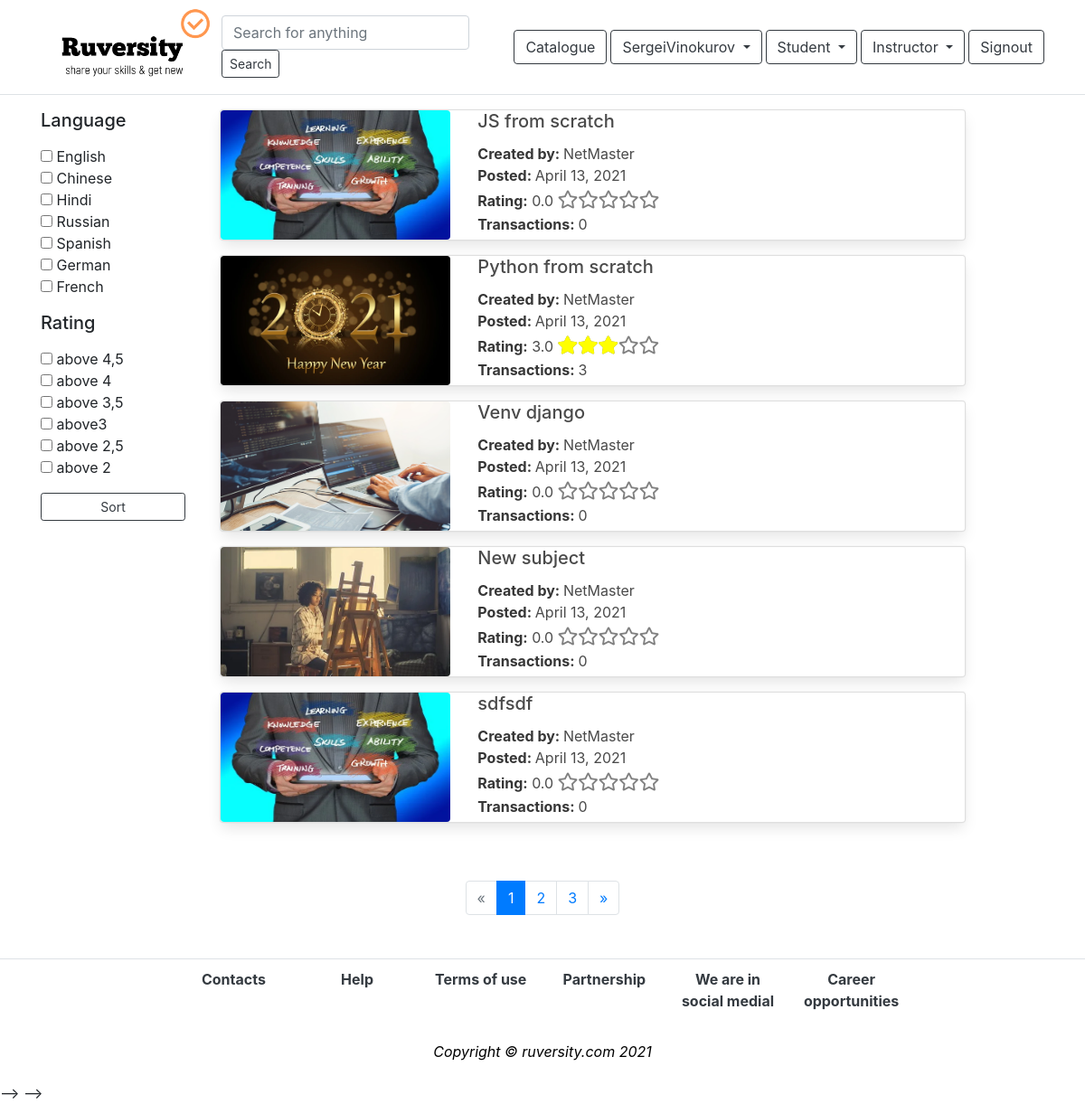
The page /list_software/ (signed in) on the database its author committed.
### app_content/models.py (models this page shows, shortened)
class MainSubject(models.Model):
    category = models.ForeignKey(Category, on_delete=models.DO_NOTHING)
    title = models.CharField(max_length=100)
    description = models.TextField(null=True)
    prerequisite = models.TextField(null=True)
    date_posted = models.DateField(auto_now_add=True)
    thumbnail_file = models.FileField(upload_to='uploads')
    author = models.ForeignKey(User, on_delete=models.DO_NOTHING)
    price = models.ForeignKey(Price, on_delete=models.DO_NOTHING)
    language = models.ForeignKey(Language, on_delete=models.DO_NOTHING)
    percent = models.CharField(max_length=50, default='0%')
    total = models.IntegerField(default=0)  # Общее число баллов
    quantity = models.IntegerField(default=0)  # Кол-во оценок
    av_rating = models.DecimalField(max_digits=3, decimal_places=1, default=0)  # average rating
    transactions = models.IntegerField(default=0)#counter
    reviews = models.IntegerField(default=0)#counter
    ready = models.BooleanField(default=False)
    checked = models.BooleanField(default=False)
    blocked = models.BooleanField(default=False)
    discount_programs = models.BooleanField(default=True)
    length = models.DecimalField(max_digits=5, decimal_places=2, default=0)

### app_content/views.py (the view)
# urls.py: path('list_software/', views.list_software, name='list_software'),
def list_software(request):
    category = Category.objects.get(name='Software & IT')
    query = MainSubject.objects.filter(
        category=category, ready='True').exclude(blocked='True')
    if request.user.is_authenticated:
        if 'language' in request.GET:
            languages = request.GET.getlist('language', None)
            languages = Language.objects.filter(name__in=languages)
            query = query.filter(language__in=languages)
            if 'rating' in request.GET:
                rating = request.GET['rating']
                query = query.filter(av_rating__gte=rating)
                paginator = Paginator(query, 5)
                page = request.GET.get('page')
                query_paged = paginator.get_page(page)
                context = {
                    'query': query_paged
                }
                return render(request, 'contents/list_software.html', context)
            else:
                paginator = Paginator(query, 5)
                page = request.GET.get('page')
                query_paged = paginator.get_page(page)
                context = {
                    'query': query_paged
                }
                return render(request, 'contents/list_software.html', context)
        else:
            if 'rating' in request.GET:
                rating = request.GET['rating']
                query = query.filter(av_rating__gte=rating)
                paginator = Paginator(query, 5)
                page = request.GET.get('page')
                query_paged = paginator.get_page(page)
                context = {
                    'query': query_paged
                }
                return render(request, 'contents/list_software.html', context)
            else:
                paginator = Paginator(query, 5)
                page = request.GET.get('page')
                query_paged = paginator.get_page(page)
                context = {
                    'query': query_paged
                }
                return render(request, 'contents/list_software.html', context)
    else:
        return redirect('login')

### templates/contents/list_software.html (shortened to what this page needs)
{% extends 'base.html'%}
{% load static %}
{%block content%}
<div class="container">
    <div class="row mt-3">
        <div class="col-2 rounded mr-2">
            <form action="{% url 'list_software' %}" id="form_select">
                <ul>
                    <li>
                        <h5><label for="language">Language</label>
                    </li>
                    <input type="checkbox" id="language" name="language" value="English"> English<br>
                    <input type="checkbox" id="language" name="language" value="Chinese"> Chinese <br>
                    <input type="checkbox" id="language" name="language" value="Hindi"> Hindi <br>
                    <input type="checkbox" id="language" name="language" value="Russian"> Russian <br>
                    <input type="checkbox" id="language" name="language" value="Spanish"> Spanish <br>
                    <input type="checkbox" id="language" name="language" value="German"> German <br>
                    <input type="checkbox" id="language" name="language" value="French"> French <br>
                </ul>
                <ul>
                    <li>
                        <h5><label for="manufacture">Rating</label>
                    </li>
                    <input type="checkbox" id="rating" name="rating" value=4.5> above 4,5<br>
                    <input type="checkbox" id="rating" name="rating" value=4.> above 4<br>
                    <input type="checkbox" id="rating" name="rating" value=3.5> above 3,5<br>
                    <input type="checkbox" id="rating" name="rating" value=3.0> above3<br>
                    <input type="checkbox" id="rating" name="rating" value=2.5> above 2,5<br>
                    <input type="checkbox" id="rating" name="rating" value=2.0> above 2<br>
                </ul>
                <input type="submit" value="Sort" class="btn btn-sm btn-block btn-outline-dark">
            </form>
        </div>
        <div class="col-9">
            {% for subject in query %}
            <div class="row">
                <div class="col">
                    <div class="card mb-3 img_scale" >
                        <div class="row">
                            <div class="col-md-4">
                                <a href="{% url 'subject' subject.id %}">
                                    <figure class="image is-16by9 mb-0" >
                                        <img src="{{subject.thumbnail_file.url}}" alt="Placeholder image"
                                            class='rounded-2 img-fluid'>
                                    </figure>
                                </a>
                            </div>
                            <div class="col-md-8">
                                <div class="row">
                                    <div class="col">
                                        <h5 class="card-title">{{subject.title}}</h5>
                                    </div>
                                </div>
                                <div class="row">
                                    <div class="col">
                                        <strong>Created by: </strong> {{subject.author}}
                                    </div>
                                </div>
                                <div class="row">
                                    <div class="col">
                                        <strong>Posted: </strong> {{subject.date_posted}}
                                    </div>
                                </div>
                                <div class="row">
                                    <div class="col">
                                        <strong>Rating:</strong> {{subject.av_rating}}
                                        <div class="stars-outer">
                                            <div class="stars-inner" style="width:{{subject.percent}}"></div>
                                        </div>
                                    </div>
                                </div>
                                <div class="row">
                                    <div class="col">
                                        <strong>Transactions: </strong> {{subject.transactions}}
                                    </div>
                                </div>
                            </div>
                        </div>
                    </div>
                </div>
            </div>
            {% endfor %}
        </div>
    </div>
    <div class="row m-5">
        <div class="col">
            {% if query.has_other_pages %}
            <ul class="pagination justify-content-center">
                {% if query.has_previous %}
                <li class="page-item">
                    <a href="?page={{query.previous_page_number}}" class="page-link">&laquo;</a>
                </li>
                {% else %}
                <li class="page-item disabled">
                    <a class="page-link">&laquo;</a>
                </li>
                {% endif %}
                {% for i in query.paginator.page_range%}
                {% if query.number == i %}
                <li class="page-item active">
                    <a class="page-link">{{i}}</a>
                </li>
                {% else %}
                <li class="page-item">
                    <a href="?page={{i}}" class="page-link">{{i}}</a>
                </li>
                {% endif %}
                {% endfor %}
                {% if query.has_next %}
                <li class="page-item">
                    <a href="?page={{query.next_page_number}}" class="page-link">&raquo;</a>
                </li>
                {% else %}
                <li class="page-item disabled">
                    <a class="page-link">&raquo;</a>
                </li>
                {% endif %}
            </ul>
            {%endif %}
        </div>
    </div>
</div>
{% endblock %}

### templates/partials/_navbar.html (shortened to what this page needs)
{% load static %}
<nav class="navbar navbar-expand-lg navbar-light bg-white border-bottom">
<div class="container">
  <img src={% static "images/logo.png" %} alt="Image" width="200" height="200">
<form action="{% url 'gen_search' %}" method='POST' class="form-inline m-auto">
  <input type="text" name="keyword" placeholder="Search for anything " class="form-control mr-sm-2">
  {% if 'gen_search' in request.path %}
  <button class="btn btn-sm btn-outline-dark active" input type="submit">Search</button>
  {% else %}
  <button class="btn btn-sm btn-outline-dark" input type="submit">Search</button>
  {% endif %}
</form>
{% if user.is_authenticated %}
  {% if 'main_page' in request.path %}
  <a class="btn btn-outline-dark mr-1 active" href="{% url 'main_page' %}" role=’button’>Catalogue</a>
  {% else %}
  <a class="btn btn-outline-dark mr-1" href="{% url 'main_page' %}" role=’button’>Catalogue</a>
  {% endif %}
    {% if 'dashboard' in request.path %}
    <div class="dropdown mr-1">
    <button type="button" class='btn btn-outline-dark btn-md dropdown-toggle active' data-bs-toggle='dropdown'>
    {{user.first_name}} {{user.last_name}}
    </button>
    {% else %}
    <div class="dropdown mr-1">
      <button type="button" class='btn btn-outline-dark btn-md dropdown-toggle' data-bs-toggle='dropdown'>
      {{user.first_name}}{{user.last_name}}
      </button>
    {% endif %}
    </div>
    {% if 'mycourses' in request.path or 'cart' in request.path %}
    <div class="dropdown mr-1">
      <button type="button" class='btn btn-outline-dark btn-md dropdown-toggle active'
      data-bs-toggle='dropdown'>
        Student
    </button>
    {% else %}
    <div class="dropdown mr-1">
    <button type="button" class='btn btn-outline-dark btn-md dropdown-toggle' data-bs-toggle='dropdown'>
      Student
    </button>
    {% endif %}
  </div>
    {% if 'author_profile' in request.path or 'transactions' in request.path%}
    <div class="dropdown mr-1">
        <button type="button" class='btn btn-outline-dark btn-md dropdown-toggle active' data-bs-toggle='dropdown'>
            Instructor
        </button>
      {% else %}
      <div class="dropdown mr-1">
      <button type="button" class='btn btn-outline-dark btn-md dropdown-toggle' data-bs-toggle='dropdown'>
        Instructor
      </button>
      {% endif %}
    </div>
    <a class="btn btn-outline-dark btn-md" href="{% url 'logout' %}" role=’button’>Signout</a>
  {% endif %}
</div>
</nav>

### project/static/style.css (style rules this page uses)
:root { --max-width: 56%; }
.stars-outer { position: relative; display: inline-block; }
.stars-inner { position: absolute; top: 0; white-space: nowrap; overflow: hidden; }
.stars-outer::before { content: '\f005 \f005 \f005 \f005 \f005'; font-family: 'Font Awesome 5 Free'; font-weight: 200; color:grey; font-size: 20px; }
.stars-inner::before { content: '\f005 \f005 \f005 \f005 \f005'; font-family: 'Font Awesome 5 Free'; font-weight: 900; color: yellow; font-size: 20px; }
:root { --primary-color: grey; --font-color: white; }

### rows shown on the page
MainSubject: thumbnail_file (picture), title "JS from scratch", author "NetMaster", date_posted "April 13, 2021", av_rating "0.0", transactions "0"
MainSubject: thumbnail_file (picture), title "Python from scratch", author "NetMaster", date_posted "April 13, 2021", av_rating "3.0", transactions "3"
MainSubject: thumbnail_file (picture), title "Venv django", author "NetMaster", date_posted "April 13, 2021", av_rating "0.0", transactions "0"
MainSubject: thumbnail_file (picture), title "New subject", author "NetMaster", date_posted "April 13, 2021", av_rating "0.0", transactions "0"
MainSubject: thumbnail_file (picture), title "sdfsdf", author "NetMaster", date_posted "April 13, 2021", av_rating "0.0", transactions "0"

### other values the page prints
{{ user.first_name }} "Sergei"
{{ user.last_name }} "Vinokurov"
{{ i }} "1"
{{ i }} "2" "3"
